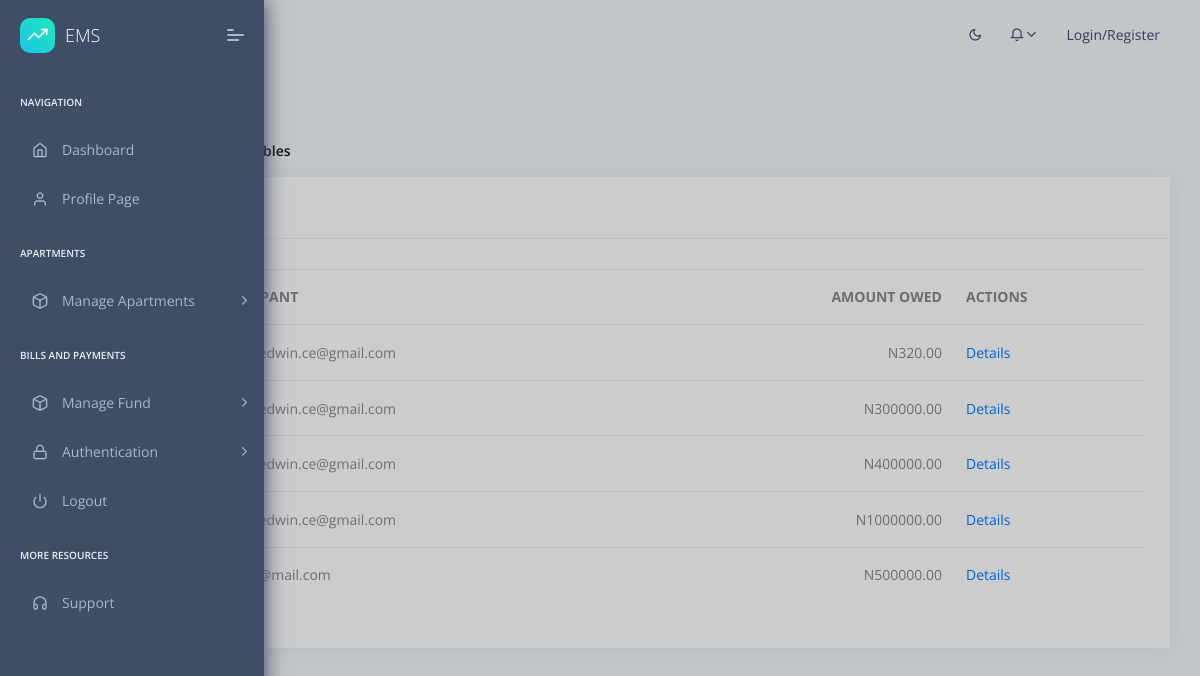
The app's page /bills/pending_bills/ with its own data.
### accounts/models.py (models this page shows, shortened)
class User(AbstractBaseUser):
    foto			= models.ImageField(null=True, blank=True, upload_to="image/", default="image/male.jpg")
    email 			= models.EmailField(max_length=255, unique=True)
    first_name		= models.CharField(max_length=225)
    last_name		= models.CharField(max_length=225)
    other_names		= models.CharField(max_length=225, blank=True, null=True)
    phone1          = models.CharField(max_length=11,null=True,blank=True)
    phone2          = models.CharField(max_length=11, blank=True, null=True)
    gender          = models.CharField(null=True, blank=True,max_length=10, choices=GENDER)
    active 			= models.BooleanField(default=False)
    staff 			= models.BooleanField(default=False)
    is_shop_owner 	= models.BooleanField(default=False)
    is_resident 	= models.BooleanField(default=False)
    admin			= models.BooleanField(default=False)
    group 			= models.ForeignKey(Group, on_delete=models.CASCADE, blank=True, null=True)
    timestamp 		= models.DateTimeField(auto_now_add=True, auto_now=False)
    USERNAME_FIELD = 'email'
    REQUIRED_FIELDS = ["first_name","last_name"]
    objects = UserManager()

### bills/views.py (the view)
# urls.py: path('pending_bills/',views.pending_bills_view, name='pending_bills'),
def pending_bills_view(request):
    bills=Bill.objects.filter(status='billed').order_by().values(
            "occupant__email","occupant","amount_due").annotate(n=models.Count("pk"))
    context={"bills":bills}
    return render(request,'bills/pending_bills.html',context)

### context_processors.py (called while the page is built)
def cfg_assets_root(request):
    return { 'ASSETS_ROOT' : settings.ASSETS_ROOT }

### templates/bills/pending_bills.html (shortened to what this page needs)
{% extends "layouts/base.html" %}
{% load mathfilters %}
{% block content %}
    <section class="pcoded-main-container">
        <div class="pcoded-wrapper">
            <div class="pcoded-content">
                <div class="pcoded-inner-content">
                    <div class="page-header">
                        <div class="page-block">
                            <div class="row align-items-center">
                                <div class="col-md-12">
                                    <div class="page-header-title">
                                        <h5 class="m-b-10">Pending Bills</h5>
                                    </div>
                                    <ul class="breadcrumb">
                                        <li class="breadcrumb-item"><a href="/"></a></li>
                                        <li class="breadcrumb-item"><a href="#!">Tables</a></li>
                                        <li class="breadcrumb-item"><a href="javascript:">Basic Tables</a></li>
                                    </ul>
                                </div>
                            </div>
                        </div>
                    </div>
                    <div class="main-body">
                        <div class="page-wrapper">
                            <div class="row">
                                <div class="col-xl-12">
                                    <div class="card">
                                        <div class="card-header">
                                            <h5>Pending Bills</h5>
                                        </div>
                                        <div class="card-block table-border-style">
                                            <div class="table-responsive">
                                                <table class="table table-hover">
                                                    <thead>
                                                        <tr>
                                                            <th>#</th>
                                                            <th>OCCUPANT</th>
                                                            <th style="text-align: right;">AMOUNT OWED</th>
                                                            <th>ACTIONS</th>
                                                        </tr>
                                                    </thead>
                                                    <tbody>
                                                        {% for bill in bills %}
                                                        <tr>
                                                            <th>{{ forloop.counter }}</th>
                                                            <td>{{bill.occupant__email}}</td>
                                                            <td style="text-align: right;">N{{ bill.n|mul:bill.amount_due }}</td>
                                                            <td><a href="{% url 'pending_bills_detail' bill.occupant %}">Details</a></td>
                                                        </tr>
                                                        {% endfor %}
                                                    </tbody>
                                                </table>
                                            </div>
                                        </div>
                                    </div>
                                </div>
                            </div>
                        </div>
                    </div>
                </div>
            </div>
        </div>
    </section>
{% endblock content %}

### records on screen
User: occupant__email "chuksedwin.ce@gmail.com", n|mul "320.00", n|mul "300000.00", n|mul "400000.00", n|mul "1000000.00"
User: occupant__email "eremi@mail.com", n|mul "500000.00"
